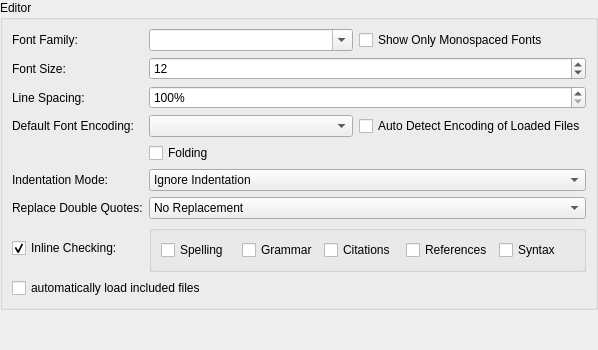
     <widget class="QWidget" name="pageEditor">
      <layout class="QGridLayout">
       <property name="margin">
        <number>0</number>
       </property>
       <property name="spacing">
        <number>6</number>
       </property>
       <item row="1" column="0">
        <widget class="QGroupBox" name="groupBox_3">
         <property name="title">
          <string>Editor</string>
         </property>
         <layout class="QGridLayout">
          <item row="0" column="0">
           <widget class="QLabel" name="labelFamily">
            <property name="text">
             <string>Font Family:</string>
            </property>
           </widget>
          </item>
          <item row="1" column="1" colspan="4">
           <widget class="QSpinBox" name="spinBoxSize">
            <property name="minimum">
             <number>1</number>
            </property>
            <property name="value">
             <number>12</number>
            </property>
           </widget>
          </item>
          <item row="3" column="0">
           <widget class="QLabel" name="labelEncoding">
            <property name="sizePolicy">
             <sizepolicy hsizetype="Minimum" vsizetype="Preferred">
              <horstretch>0</horstretch>
              <verstretch>0</verstretch>
             </sizepolicy>
            </property>
            <property name="text">
             <string>Default Font Encoding:</string>
            </property>
           </widget>
          </item>
          <item row="3" column="1" colspan="2">
           <widget class="QComboBox" name="comboBoxEncoding"/>
          </item>
          <item row="6" column="1" colspan="4">
           <widget class="QComboBox" name="comboBoxAutoIndent">
            <property name="advancedOption" stdset="0">
             <bool>false</bool>
            </property>
            <item>
             <property name="text">
              <string>Ignore Indentation</string>
             </property>
            </item>
            <item>
             <property name="text">
              <string>Keep Indentation</string>
             </property>
            </item>
            <item>
             <property name="text">
              <string>Indent and Unindent Automatically</string>
             </property>
            </item>
            <item>
             <property name="text">
              <string>Keep Indentation With Spaces Only</string>
             </property>
            </item>
            <item>
             <property name="text">
              <string>Indent and Unindent Automatically With Spaces Only</string>
             </property>
            </item>
           </widget>
          </item>
          <item row="1" column="0">
           <widget class="QLabel" name="labelSize">
            <property name="text">
             <string>Font Size:</string>
            </property>
           </widget>
          </item>
          <item row="4" column="1" colspan="4">
           <widget class="QCheckBox" name="checkBoxFolding">
            <property name="text">
             <string>Folding</string>
            </property>
           </widget>
          </item>
          <item row="0" column="1" colspan="2">
           <widget class="QComboBox" name="comboBoxFont">
            <property name="editable">
             <bool>true</bool>
            </property>
           </widget>
          </item>
          <item row="6" column="0">
           <widget class="QLabel" name="label_30">
            <property name="text">
             <string>Indentation Mode:</string>
            </property>
           </widget>
          </item>
          <item row="7" column="0">
           <widget class="QLabel" name="label_39">
            <property name="text">
             <string>Replace Double Quotes:</string>
            </property>
           </widget>
          </item>
          <item row="7" column="1" colspan="4">
           <widget class="QComboBox" name="comboBoxReplaceQuotes">
            <item>
             <property name="text">
              <string>No Replacement</string>
             </property>
            </item>
            <item>
             <property name="text">
              <string>English Quotes:  `` ''</string>
             </property>
            </item>
            <item>
             <property name="text">
              <string>French Quotes:  &quot;&lt; &quot;&gt;</string>
             </property>
            </item>
            <item>
             <property name="text">
              <string>German Quotes:  &quot;` &quot;'</string>
             </property>
            </item>
            <item>
             <property name="text">
              <string>French Quotes (babel): \og \fg{}</string>
             </property>
            </item>
            <item>
             <property name="text">
              <string>Reverse French Quotes: &quot;&gt; &quot;&lt;</string>
             </property>
            </item>
            <item>
             <property name="text">
              <string>Package csquotes: \enquote{  }</string>
             </property>
            </item>
           </widget>
          </item>
          <item row="8" column="1" colspan="4">
           <widget class="QGroupBox" name="groupBoxInlineChecking">
            <property name="sizePolicy">
             <sizepolicy hsizetype="Expanding" vsizetype="Preferred">
              <horstretch>0</horstretch>
              <verstretch>0</verstretch>
             </sizepolicy>
            </property>
            <property name="title">
             <string/>
            </property>
            <layout class="QHBoxLayout" name="horizontalLayout_4">
             <item>
              <widget class="QCheckBox" name="checkBoxInlineSpellCheck">
               <property name="text">
                <string>Spelling</string>
               </property>
              </widget>
             </item>
             <item>
              <widget class="QCheckBox" name="checkBoxInlineGrammarCheck">
               <property name="text">
                <string>Grammar</string>
               </property>
              </widget>
             </item>
             <item>
              <widget class="QCheckBox" name="checkBoxInlineCitationCheck">
               <property name="text">
                <string>Citations</string>
               </property>
              </widget>
             </item>
             <item>
              <widget class="QCheckBox" name="checkBoxInlineReferenceCheck">
               <property name="text">
                <string>References</string>
               </property>
              </widget>
             </item>
             <item>
              <widget class="QCheckBox" name="checkBoxInlineSyntaxCheck">
               <property name="text">
                <string>Syntax</string>
               </property>
              </widget>
             </item>
            </layout>
           </widget>
          </item>
          <item row="8" column="0">
           <widget class="QCheckBox" name="checkBoxRealTimeCheck">
            <property name="sizePolicy">
             <sizepolicy hsizetype="Preferred" vsizetype="Fixed">
              <horstretch>0</horstretch>
              <verstretch>0</verstretch>
             </sizepolicy>
            </property>
            <property name="text">
             <string>Inline Checking:</string>
            </property>
            <property name="checked">
             <bool>true</bool>
            </property>
           </widget>
          </item>
          <item row="3" column="3" colspan="2">
           <widget class="QCheckBox" name="checkBoxAutoDetectOnLoad">
            <property name="toolTip">
             <string>can only decide between utf16/utf-8 and ISO 8859-1 !</string>
            </property>
            <property name="text">
             <string>Auto Detect Encoding of Loaded Files</string>
            </property>
           </widget>
          </item>
          <item row="2" column="0">
           <widget class="QLabel" name="label_2">
            <property name="text">
             <string>Line Spacing:</string>
            </property>
            <property name="advancedOption" stdset="0">
             <bool>true</bool>
            </property>
           </widget>
          </item>
          <item row="2" column="1" colspan="4">
           <widget class="QSpinBox" name="spinBoxLineSpacingPercent">
            <property name="suffix">
             <string>%</string>
            </property>
            <property name="minimum">
             <number>100</number>
            </property>
            <property name="maximum">
             <number>500</number>
            </property>
            <property name="singleStep">
             <number>10</number>
            </property>
            <property name="advancedOption" stdset="0">
             <bool>true</bool>
            </property>
           </widget>
          </item>
          <item row="0" column="3" colspan="2">
           <widget class="QCheckBox" name="checkBoxShowOnlyMonospacedFonts">
            <property name="text">
             <string>Show Only Monospaced Fonts</string>
            </property>
           </widget>
          </item>
          <item row="9" column="0" colspan="3">
           <widget class="QCheckBox" name="checkBoxAutoLoad">
            <property name="text">
             <string>automatically load included files</string>
            </property>
           </widget>
          </item>
         </layout>
        </widget>
       </item>
       <item row="2" column="0">
        <spacer name="verticalSpacer_5">
         <property name="orientation">
          <enum>Qt::Vertical</enum>
         </property>
         <property name="sizeHint" stdset="0">
          <size>
           <width>20</width>
           <height>40</height>
          </size>
         </property>
        </spacer>
       </item>
      </layout>
     </widget>
